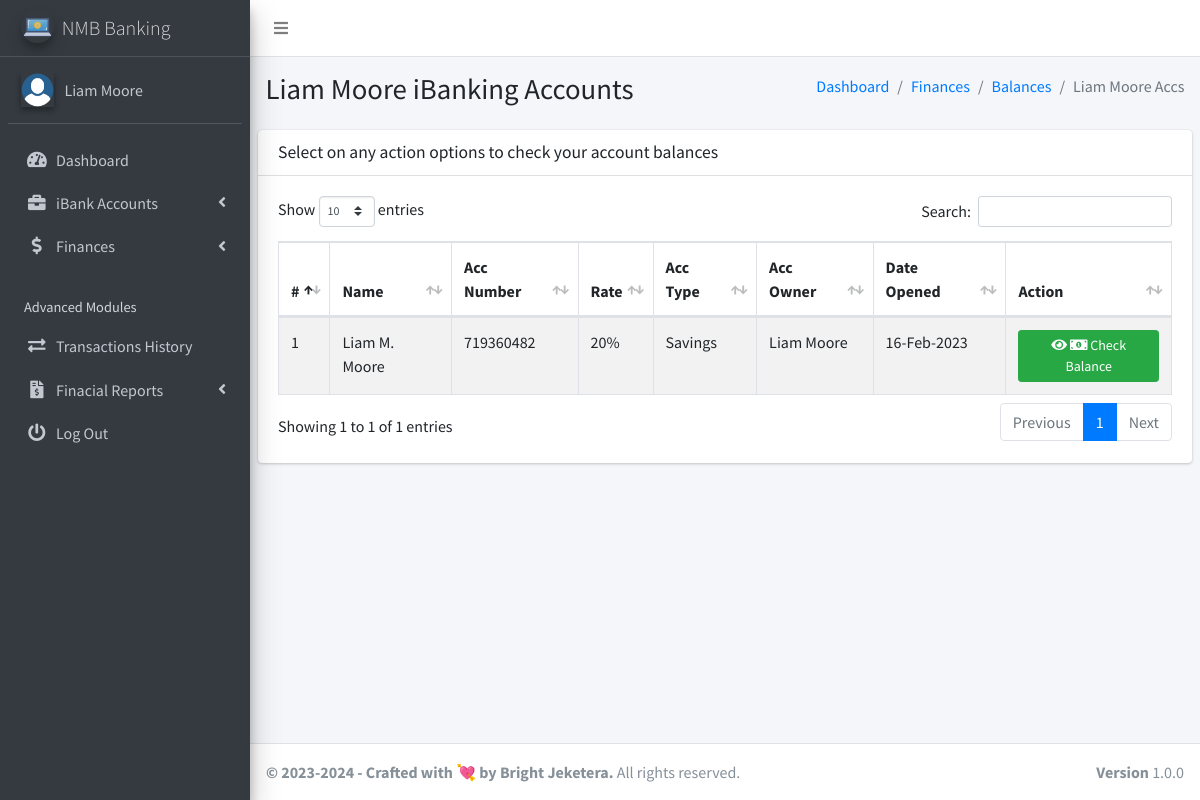
Page /client/pages_view_client_bank_acc.php (signed in) on the committed database.
### tables this page shows
CREATE TABLE `ib_systemsettings` (
  `id` int(20) NOT NULL,
  `sys_name` longtext NOT NULL,
  `sys_tagline` longtext NOT NULL,
  `sys_logo` varchar(200) NOT NULL
);

CREATE TABLE `ib_clients` (
  `client_id` int(11) NOT NULL,
  `name` varchar(200) NOT NULL,
  `national_id` varchar(200) NOT NULL,
  `phone` varchar(200) NOT NULL,
  `address` varchar(200) NOT NULL,
  `email` varchar(200) UNIQUE NOT NULL ,
  `password` varchar(200) NOT NULL,
  `profile_pic` varchar(200),
  `face_login_token` varchar(200),
  `acc_token` varchar(200),
  `client_number` varchar(200) NOT NULL,
  `last_login_ip` varchar(200) NOT NULL,
  `last_login_agent` varchar(200) NOT NULL,
  `last_login_attempts` int default 0
);

CREATE TABLE `ib_bankaccounts` (
  `account_id` int(20) NOT NULL,
  `acc_name` varchar(200) NOT NULL,
  `account_number` varchar(200) NOT NULL,
  `acc_type` varchar(200) NOT NULL,
  `acc_rates` varchar(200) NOT NULL,
  `acc_status` varchar(200) NOT NULL,
  `acc_amount` varchar(200) NOT NULL,
  `client_id` varchar(200) NOT NULL,
  `client_name` varchar(200) NOT NULL,
  `client_national_id` varchar(200) NOT NULL,
  `client_phone` varchar(200) NOT NULL,
  `client_number` varchar(200) NOT NULL,
  `client_email` varchar(200) NOT NULL,
  `client_adr` varchar(200) NOT NULL,
  `created_at` timestamp(6) NOT NULL DEFAULT current_timestamp(6) ON UPDATE current_timestamp(6)
);

### client/pages_view_client_bank_acc.php (the view, shortened to what this page needs)
<?php
include('conf/config.php');
?>
<!DOCTYPE html>
<html>
<?php include("dist/_partials/head.php"); ?>
<body class="hold-transition sidebar-mini layout-fixed layout-navbar-fixed">
    <div class="wrapper">
        <?php include("dist/_partials/nav.php"); ?>
        <?php include("dist/_partials/sidebar.php"); ?>
        <?php
        $client_id = $_SESSION['client_id'];
        $ret = "SELECT * FROM  ib_clients WHERE client_id =? ";
        $stmt = $mysqli->prepare($ret);
        $stmt->bind_param('i', $client_id);
        $stmt->execute();
        $res = $stmt->get_result();
        while ($row = $res->fetch_object()) {
        ?>
            <div class="content-wrapper">
                <section class="content-header">
                    <div class="container-fluid">
                        <div class="row mb-2">
                            <div class="col-sm-6">
                                <h1><?php echo $row->name; ?> iBanking Accounts</h1>
                            </div>
                            <div class="col-sm-6">
                                <ol class="breadcrumb float-sm-right">
                                    <li class="breadcrumb-item"><a href="pages_dashboard.php">Dashboard</a></li>
                                    <li class="breadcrumb-item"><a href="pages_balance_enquiries.php">Finances</a></li>
                                    <li class="breadcrumb-item"><a href="pages_balance_enquiries.php">Balances</a></li>
                                    <li class="breadcrumb-item active"><?php echo $row->name; ?> Accs</li>
                                </ol>
                            </div>
                        </div>
                    </div>
                </section>
                <section class="content">
                    <div class="row">
                        <div class="col-12">
                            <div class="card">
                                <div class="card-header">
                                    <h3 class="card-title">Select on any action options to check your account balances</h3>
                                </div>
                                <div class="card-body">
                                    <table id="example1" class="table table-hover table-bordered table-striped">
                                        <thead>
                                            <tr>
                                                <th>#</th>
                                                <th>Name</th>
                                                <th>Acc Number</th>
                                                <th>Rate</th>
                                                <th>Acc Type</th>
                                                <th>Acc Owner</th>
                                                <th>Date Opened</th>
                                                <th>Action</th>
                                            </tr>
                                        </thead>
                                        <tbody>
                                            <?php
                                            $client_id = $_SESSION['client_id'];
                                            $ret = "SELECT * FROM  ib_bankaccounts WHERE client_id = ?";
                                            $stmt = $mysqli->prepare($ret);
                                            $stmt->bind_param('i', $client_id);
                                            $stmt->execute();
                                            $res = $stmt->get_result();
                                            $cnt = 1;
                                            while ($row = $res->fetch_object()) {
                                                $dateOpened = $row->created_at;
                                            ?>
                                                <tr>
                                                    <td><?php echo $cnt; ?></td>
                                                    <td><?php echo $row->acc_name; ?></td>
                                                    <td><?php echo $row->account_number; ?></td>
                                                    <td><?php echo $row->acc_rates; ?>%</td>
                                                    <td><?php echo $row->acc_type; ?></td>
                                                    <td><?php echo $row->client_name; ?></td>
                                                    <td><?php echo date("d-M-Y", strtotime($dateOpened)); ?></td>
                                                    <td>
                                                        <a class="btn btn-success btn-sm" href="pages_check_client_acc_balance.php?account_id=<?php echo $row->account_id; ?>&acccount_number=<?php echo $row->account_number; ?>">
                                                            <i class="fas fa-eye"></i>
                                                            <i class="fas fa-money-bill-alt"></i>
                                                            Check Balance
                                                        </a>
                                                    </td>
                                                </tr>
                                            <?php $cnt = $cnt + 1;
                                            } ?>
                                    </table>
                                </div>
                            </div>
                        </div>
                    </div>
                </section>
            </div>
        <?php } ?>
        <?php include("dist/_partials/footer.php"); ?>
    </div>
</body>
</html>

### client/dist/_partials/sidebar.php (shortened to what this page needs)
<aside class="main-sidebar sidebar-dark-primary elevation-4">
  <?php
  $client_id = $_SESSION['client_id'];
  $ret = "SELECT * FROM  ib_clients  WHERE client_id = ? ";
  $stmt = $mysqli->prepare($ret);
  $stmt->bind_param('i', $client_id);
  $stmt->execute();
  $res = $stmt->get_result();
  while ($row = $res->fetch_object()) {
    if ($row->profile_pic == '') {
      $profile_picture = "<img src='../admin/dist/img/user_icon.png' class=' elevation-2' alt='User Image'>
                ";
    } else {
      $profile_picture = "<img src='../admin/dist/img/$row->profile_pic' class='elevation-2' alt='User Image'>
                ";
    }
    $ret = "SELECT * FROM `ib_systemsettings` ";
    $stmt = $mysqli->prepare($ret);
    $stmt->execute();
    $res = $stmt->get_result();
    while ($sys = $res->fetch_object()) {
  ?>
      <a href="pages_dashboard.php" class="brand-link">
        <img src="../admin/dist/img/<?php echo $sys->sys_logo;?>" alt="iBanking Logo" class="brand-image img-circle elevation-3" style="opacity: .8">
        <span class="brand-text font-weight-light"><?php echo $sys->sys_name;?></span>
      </a>
      <div class="sidebar">
        <div class="user-panel mt-3 pb-3 mb-3 d-flex">
          <div class="image">
            <?php echo $profile_picture; ?>
          </div>
          <div class="info">
            <a href="/client/pages_account.php" class="d-block"><?php echo $row->name; ?></a>
          </div>
        </div>
        <nav class="mt-2">
          <ul class="nav nav-pills nav-sidebar flex-column" data-widget="treeview" role="menu" data-accordion="false">
            <li class="nav-item has-treeview">
              <a href="pages_dashboard.php" class="nav-link">
                <i class="nav-icon fas fa-tachometer-alt"></i>
                <p>
                  Dashboard
                </p>
              </a>
            </li>
            <li class="nav-item has-treeview">
              <a href="#" class="nav-link">
                <i class="nav-icon fas fa-briefcase"></i>
                <p>
                  iBank Accounts
                  <i class="fas fa-angle-left right"></i>
                </p>
              </a>
            </li>
            <li class="nav-item has-treeview">
              <a href="#" class="nav-link">
                <i class="nav-icon fas fa-dollar-sign"></i>
                <p>
                  Finances
                  <i class="fas fa-angle-left right"></i>
                </p>
              </a>
            </li>
            <li class="nav-header">Advanced Modules</li>
            <li class="nav-item">
              <a href="pages_transactions_engine.php" class="nav-link">
                <i class="nav-icon fas fa-exchange-alt"></i>
                <p>
                  Transactions History
                </p>
              </a>
            </li>
            <li class="nav-item has-treeview">
              <a href="#" class="nav-link">
                <i class="nav-icon fas fa-file-invoice-dollar"></i>
                <p>
                  Finacial Reports
                  <i class="fas fa-angle-left right"></i>
                </p>
              </a>
            </li>
            <li class="nav-item">
              <a href="pages_logout.php" class="nav-link">
                <i class="nav-icon fas fa-power-off"></i>
                <p>
                  Log Out
                </p>
              </a>
            </li>
          </ul>
        </nav>
      </div>
</aside>
<?php
    }
  } ?>

### client/dist/_partials/footer.php
<?php
$ret = "SELECT * FROM `ib_systemsettings` ";
$stmt = $mysqli->prepare($ret);
$stmt->execute();
$res = $stmt->get_result();
while ($sys = $res->fetch_object()) {
?>
  <footer class="main-footer">
    <strong>&copy; 2023-<?php echo date('Y'); ?> - Crafted with 💘 by Bright Jeketera.</strong>
    All rights reserved.
    <div class="float-right d-none d-sm-inline-block">
      <b>Version</b> 1.0.0
    </div>
  </footer>
<?php } ?>

### rows in the picture
ib_clients: name "Liam Moore"
ib_systemsettings: sys_logo (picture), sys_name "NMB Banking", ib_clients.profile_pic (picture)
ib_bankaccounts: acc_name "Liam M. Moore", account_number "719360482", acc_rates "20", acc_type "Savings", client_name "Liam Moore", created_at "16-Feb-2023"
